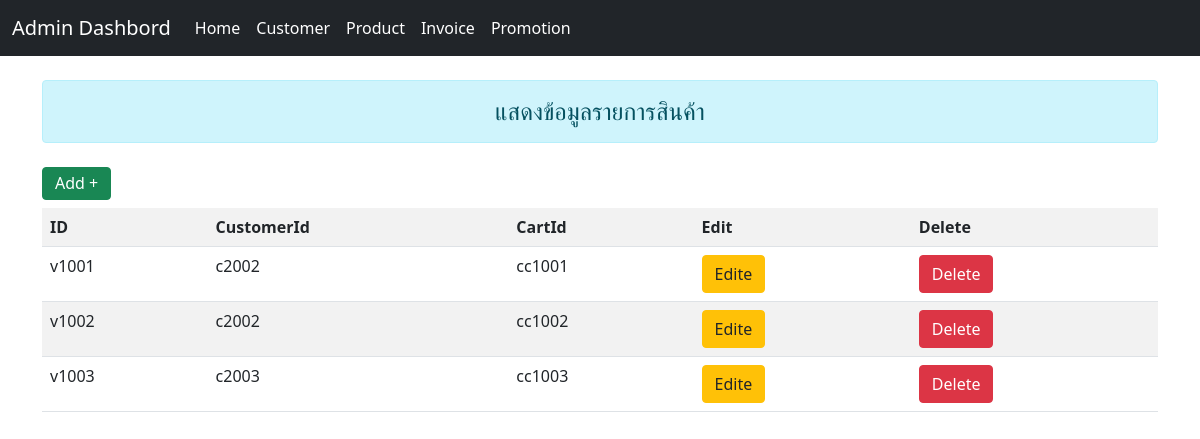
The app's page /admin/invoice.php with its own data.
### tables this page shows
CREATE TABLE `invoice` (
  `invoice_id` varchar(10) NOT NULL,
  `customer_id` varchar(10) NOT NULL,
  `cart_id` varchar(10) NOT NULL
);

### admin/invoice.php (the view, shortened to what this page needs)
<?php include 'conndb.php';?>
<!DOCTYPE html>
<html lang="en">
<head>
    <link rel="stylesheet" href="../bootstrap/css/bootstrap.min.css">
</head>
<body>
    <?php include 'navbar.php'?>
    <div class="container">
        <div class="h4 text-center alert alert-info mb-4 mt-4" role="alert">
            แสดงข้อมูลรายการสินค้า
        </div>
        <button type="button" class="btn btn-success mb-2">
            <a href="form_invoice.php" class="h6 text-white text-decoration-none">Add +</a>
        </button>
        <table class="table table-striped table-hover">
            <tr>
                <th>ID</th>
                <th>CustomerId</th>
                <th>CartId</th>
                <th>Edit</th>
                <th>Delete</th>
            </tr>
            <?php
                $sql = "SELECT * FROM Invoice";
                $result = mysqli_query($conn, $sql);
                while($row = mysqli_fetch_array($result)){
            ?>
            <tr>
                <td><?=$row['invoice_id']?></td>
                <td><?=$row['customer_id']?></td>
                <td><?=$row['cart_id']?></td>
                <td>
                    <button type="button" class="btn btn-warning">
                        <a
                        class="text-dark text-decoration-none"
                        href="edite_invoice.php?id=<?=$row['invoice_id']?>">Edite</a>
                    </button></td>
                <td>
                    <button type="button" class="btn btn-danger">
                        <a
                        class="text-white text-decoration-none"
                        href="del_invoice.php?id=<?=$row['invoice_id']?>">Delete</a>
                    </button>
                </td>
            </tr>
            <?php
                }
            ?>
        </table>
    </div>
</body>
</html>

### records on screen
invoice: invoice_id "v1001", customer "c2002", cart "cc1001"
invoice: invoice_id "v1002", customer "c2002", cart "cc1002"
invoice: invoice_id "v1003", customer "c2003", cart "cc1003"
